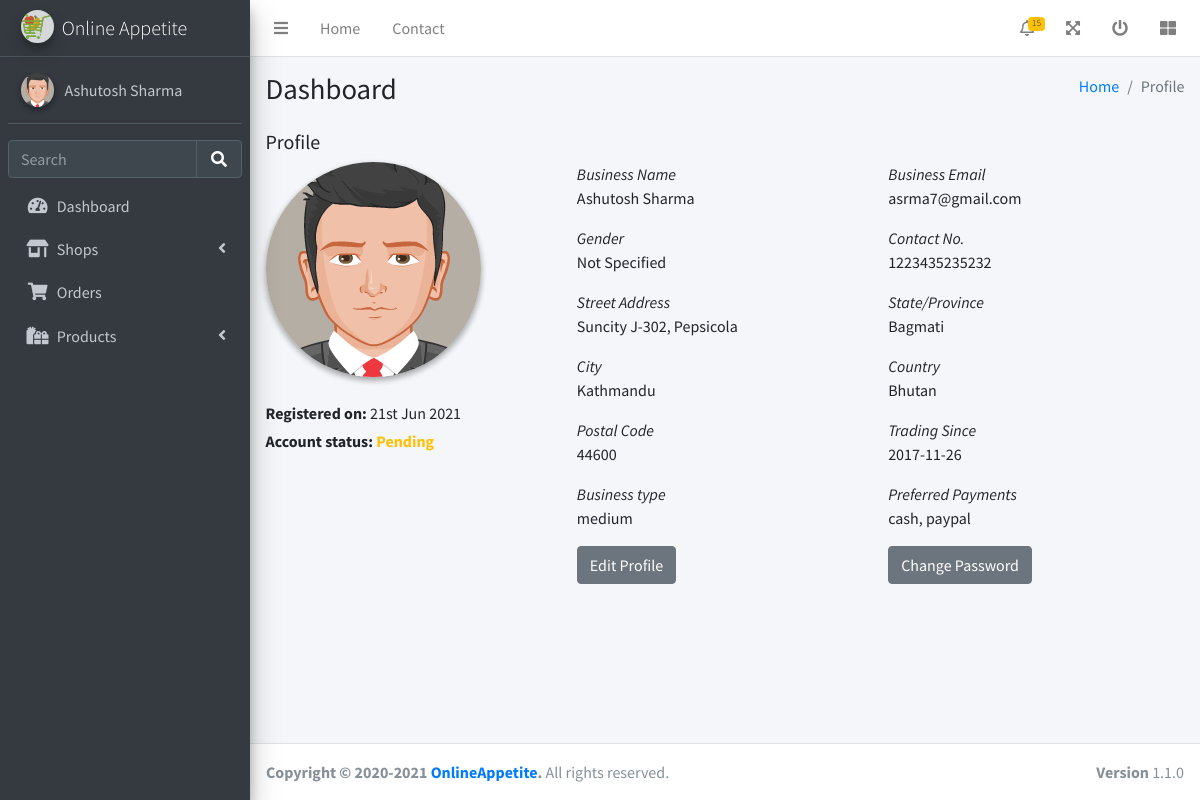
/trader/profile.php (signed in), run on the app's committed database.
### tables this page shows
CREATE TABLE traders (
	trader_id INTEGER NOT NULL PRIMARY KEY AUTOINCREMENT,
	user_id INTEGER NOT NULL,
	verified_at TIMESTAMP NULL,
	contact_no VARCHAR(20) NOT NULL,
	trading_since DATETIME NOT NULL,
	business_type INT(1) NOT NULL,
	preferred_payments VARCHAR(30) NOT NULL,
	message VARCHAR(200) NOT NULL,
	status INTEGER DEFAULT 1,
	FOREIGN KEY (user_id) REFERENCES user(user_id)
);

CREATE TABLE users (
	user_id INTEGER NOT NULL PRIMARY KEY AUTOINCREMENT,
	full_name VARCHAR(30) NOT NULL,
	username VARCHAR(30) NOT NULL UNIQUE,
	email VARCHAR(100) NOT NULL UNIQUE,
	street VARCHAR(100) NULL,
	city VARCHAR(100) NULL,
	state VARCHAR(100) NULL,
	postal VARCHAR(100) NULL,
	country VARCHAR(100) NULL,
	gender INTEGER NOT NULL,
	user_role INTEGER DEFAULT 3,
	password_hash VARCHAR(30) NOT NULL,
	created_at TIMESTAMP DEFAULT CURRENT_TIMESTAMP,
	updated_at TIMESTAMP NULL
, "image" VARCHAR(100) DEFAULT NULL);

### utils/database.php (called while the page is built, shortened)
<?php
    try {
        $conn = new PDO("sqlite:".__DIR__."/../database.sqlite");
        $conn->setAttribute(PDO::ATTR_ERRMODE, PDO::ERRMODE_EXCEPTION);
    }catch(PDOException $e) {
        die("Connection failed: " . $e->getMessage());
    }
    function fetch_row($sql){
        global $conn;
        $stmt = $conn->prepare($sql);
        $res = $stmt->execute();
        $res = $stmt->fetch(PDO::FETCH_ASSOC);
        return $res;
    }

### trader/profile.php (the view, shortened to what this page needs)
<?php
require_once '../utils/database.php';
?>
<!DOCTYPE html>
<html lang="en">
<head>
  <link rel="stylesheet" href="/css/fontawesome-free/css/all.min.css">
  <link rel="stylesheet" href="https://code.ionicframework.com/ionicons/2.0.1/css/ionicons.min.css">
  <link rel="stylesheet" href="/css/adminlte/adminlte.min.css">
</head>
<body class="hold-transition sidebar-mini">
  <div class="wrapper">
    <?php
    $page = "Profile";
    include 'header.php';
    $user_id = $_SESSION['trader']['user_id'];
    $user = fetch_row("SELECT * FROM users LEFT JOIN traders on users.user_id = traders.user_id WHERE users.user_id =='$user_id'");
    ?>
    <div class="content-wrapper">
      <section class="content-header">
        <div class="container-fluid">
          <div class="row mb-2">
            <div class="col-sm-6">
              <h1>Dashboard</h1>
            </div>
            <div class="col-sm-6">
              <ol class="breadcrumb float-sm-right">
                <li class="breadcrumb-item"><a href="#">Home</a></li>
                <li class="breadcrumb-item active">Profile</li>
              </ol>
            </div>
          </div>
        </div>
      </section>
      <section class="content">
        <div class="container-fluid">
          <h5 class="mb-2">Profile</h5>
          <div class="row">
            <div class="col-md-3 col-sm-6 col-12">
              <div class="img">
                <img src="<?= $user['image'] ?? '/assets/images/adminlte/avatar2.png' ?>" alt="" class="img-circle elevation-2">
              </div>
              <div class="mt-4">
                <strong>Registered on: </strong>
                <span><?= date('jS M Y', strtotime($user['created_at'])) ?></span>
              </div>
              <div class="mt-1">
                <strong>Account status: </strong>
                <?php
                switch ($user['status']) {
                  case 1:
                    echo '<b class="text-warning">Pending</b>';
                    break;
                }
                ?>
              </div>
            </div>
            <div class="col-md-8 offset-md-1 col-sm-6 col-12">
              <div class="row">
                <div class="col-6">
                  <i>Business Name</i>
                  <p><?= $user['full_name'] ?></p>
                  <i>Gender</i>
                  <p><?php
                      switch ($user['gender']) {
                        case 4:
                          echo 'Not Specified';
                          break;
                      }
                      ?></p>
                  <i>Street Address</i><br>
                  <p><?= $user['street']; ?></p>
                  <i>City</i><br>
                  <p><?= $user['city']; ?></p>
                  <i>Postal Code</i><br>
                  <p><?= $user['postal']; ?></p>
                  <i>Business type</i><br>
                  <p><?= $user['business_type']; ?></p>
                </div>
                <div class="col-6">
                  <i>Business Email</i>
                  <p><?= $user['email'] ?></p>
                  <i>Contact No.</i>
                  <p><?= $user['contact_no'] ?></p>
                  <i>State/Province</i><br>
                  <p><?= $user['state']; ?></p>
                  <i>Country</i><br>
                  <p><?= $user['country']; ?></p>
                  <i>Trading Since</i><br>
                  <p><?= $user['trading_since']; ?></p>
                  <i>Preferred Payments</i><br>
                  <p><?= $user['preferred_payments']; ?></p>
                </div>
              </div>
              <div class="row">
                <div class="col-6">
                  <a href="/trader/editprofile.php"><button class="btn btn-secondary mb-2">Edit Profile</button></a>
                </div>
                <div class="col-6">
                  <a href="changepassword.php"><button class="btn btn-secondary mb-2">Change Password</button></a>
                </div>
              </div>
            </div>
          </div>
        </div>
      </section>
    </div>
    <?php include 'footer.php'; ?>
  </div>
</body>
</html>

### trader/header.php (shortened to what this page needs)
<nav class="main-header navbar navbar-expand navbar-white navbar-light">
  <ul class="navbar-nav">
    <li class="nav-item">
      <a class="nav-link" data-widget="pushmenu" href="#" role="button"><i class="fas fa-bars"></i></a>
    </li>
    <li class="nav-item d-none d-sm-inline-block">
      <a href="/trader" class="nav-link">Home</a>
    </li>
    <li class="nav-item d-none d-sm-inline-block">
      <a href="#" class="nav-link">Contact</a>
    </li>
  </ul>
  <ul class="navbar-nav ml-auto">
    <li class="nav-item dropdown">
      <a class="nav-link" data-toggle="dropdown" href="#">
        <i class="far fa-bell"></i>
        <span class="badge badge-warning navbar-badge">15</span>
      </a>
    </li>
    <li class="nav-item">
      <a class="nav-link" data-widget="fullscreen" href="#" role="button">
        <i class="fas fa-expand-arrows-alt"></i>
      </a>
    </li>
    <li class="nav-item">
      <a class="nav-link" href="/trader/logout.php">
        <i class="fas fa-power-off"></i>
      </a>
    </li>
    <li class="nav-item">
      <a class="nav-link" data-widget="control-sidebar" data-slide="true" href="#" role="button">
        <i class="fas fa-th-large"></i>
      </a>
    </li>
  </ul>
</nav>
<aside class="main-sidebar sidebar-dark-primary elevation-4">
  <a href="/" class="brand-link">
    <img src="/assets/images/logosmall.png" alt="OnlineAppetite Logo" class="brand-image bg-white img-circle elevation-3" style="opacity: .8">
    <span class="brand-text font-weight-light">Online Appetite</span>
  </a>
  <div class="sidebar">
    <div class="user-panel mt-3 pb-3 mb-3 d-flex">
      <div class="image">
        <img src="<?=$_SESSION['trader']['image']??"/assets/images/adminlte/avatar2.png"?>" class="img-circle elevation-2" alt="User Image">
      </div>
      <div class="info">
        <a href="/trader/profile.php" class="d-block"><?=$_SESSION['trader']['full_name']?></a>
      </div>
    </div>
    <div class="form-inline">
      <div class="input-group" data-widget="sidebar-search">
        <input class="form-control form-control-sidebar" type="search" placeholder="Search" aria-label="Search">
        <div class="input-group-append">
          <button class="btn btn-sidebar">
            <i class="fas fa-search fa-fw"></i>
          </button>
        </div>
      </div>
    </div>
    <nav class="mt-2">
      <ul class="nav nav-pills nav-sidebar flex-column" data-widget="treeview" role="menu" data-accordion="false">
        <li class="nav-item">
          <a href="/trader" class="nav-link <?= $page == 'Dashboard' ? 'active' : '' ?>">
            <i class="nav-icon fas fa-tachometer-alt"></i>
            <p>
              Dashboard
            </p>
          </a>
        </li>
        <li class="nav-item <?= $page == 'AddShop' || $page == 'ViewShops' ? 'menu-open' : '' ?>">
          <a href="#" class="nav-link <?= $page == 'AddShop' || $page == 'ViewShops' ? 'active' : '' ?>">
            <i class="nav-icon fas fa-store-alt"></i>
            <p>
              Shops
              <i class="right fas fa-angle-left"></i>
            </p>
          </a>
        </li>
        <li class="nav-item">
          <a href="/trader/viewOrders.php" class="nav-link <?= $page == 'Orders' ? 'active' : '' ?>">
            <i class="nav-icon fas fa-shopping-cart"></i>
            <p>
              Orders
            </p>
          </a>
        </li>
        <li class="nav-item <?= $page == 'AddProduct' || $page == 'ViewProducts' ? 'menu-open' : '' ?>">
          <a href="#" class="nav-link <?= $page == 'AddProduct' || $page == 'ViewProducts' ? 'active' : '' ?>">
            <i class="nav-icon fas fa-gifts"></i>
            <p>
              Products
              <i class="right fas fa-angle-left"></i>
            </p>
          </a>
        </li>
      </ul>
    </nav>
  </div>
</aside>

### trader/footer.php (shortened to what this page needs)
<footer class="main-footer">
  <div class="float-right d-none d-sm-block">
    <b>Version</b> 1.1.0
  </div>
  <strong>Copyright &copy; 2020-2021 <a href="/">OnlineAppetite</a>.</strong> All rights reserved.
</footer>

### data on the page
traders: user.image (picture), user.created_at "21st Jun 2021", user.full_name "Ashutosh Sharma", user.street "Suncity J-302, Pepsicola", user.city "Kathmandu", user.postal "44600", business_type "medium", user.email "asrma7@gmail.com", contact_no "1223435235232", user.state "Bagmati", user.country "Bhutan", trading_since "2017-11-26", preferred_payments "cash, paypal"

### other printed values
$_SESSION['trader']['full_name'] "Ashutosh Sharma"
